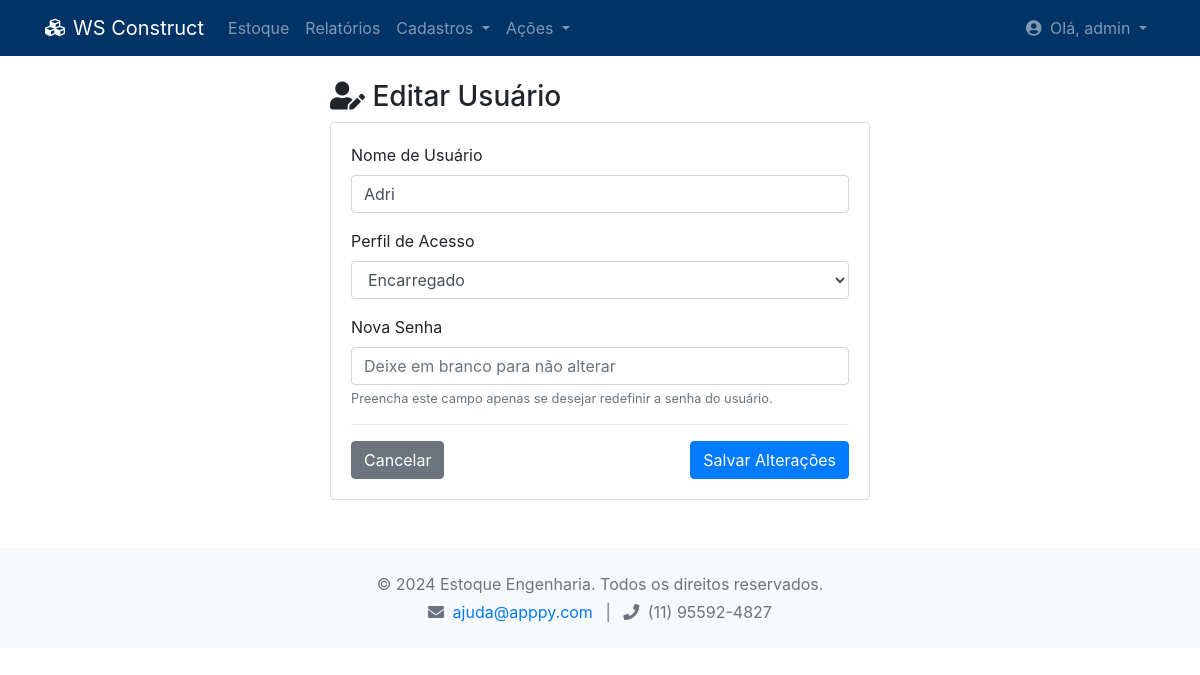
The page /admin/usuarios/editar/2 (signed in) on the database as committed earlier.
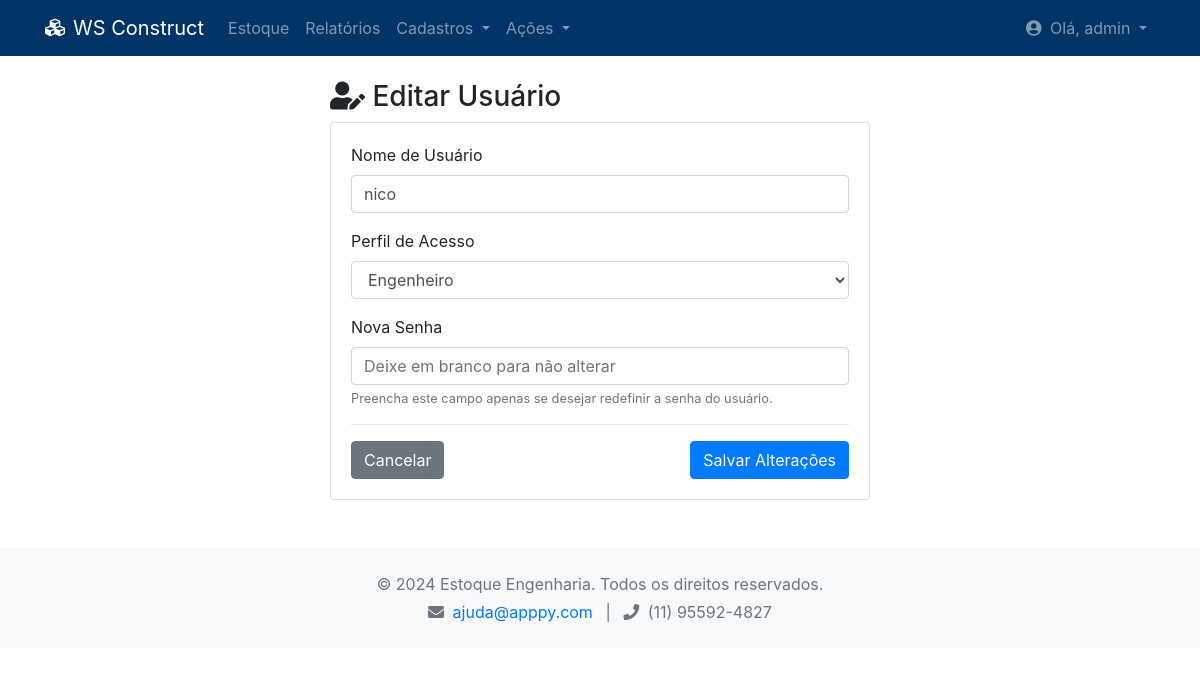
The same page on the database as committed later.
### tables this page shows
CREATE TABLE usuarios (
        id INTEGER PRIMARY KEY AUTOINCREMENT,
        username TEXT UNIQUE NOT NULL,
        password_hash TEXT NOT NULL,
        role TEXT NOT NULL CHECK(role IN ('administracao', 'engenheiro', 'encarregado', 'comercial'))
    );

### app.py (the view, shortened to what this page needs)
@app.route('/admin/usuarios/editar/<int:id>', methods=['GET', 'POST'])
def editar_usuario(id):
    usuario_sessao = session.get('usuario')
    if not usuario_sessao or usuario_sessao['role'] != 'administracao':
        flash("Acesso negado.", "danger")
        return redirect(url_for('dashboard'))
    usuario_para_editar = auth.get_usuario(id)
    if not usuario_para_editar:
        flash("Usuário não encontrado.", "warning")
        return redirect(url_for('gerenciar_usuarios'))
    perfis_disponiveis = auth.PERMISSOES.keys()
    return render_template('admin_usuario_editar.html', usuario=usuario_sessao, usuario_para_editar=usuario_para_editar, perfis=perfis_disponiveis)

### app.py (called while the page is built)
@app.context_processor
def inject_permissions():
    return dict(PERMISSOES=auth.PERMISSOES)

@app.context_processor
def inject_auth():
    return dict(auth=auth)

@app.context_processor
def inject_notifications():
    if 'usuario' in session and session['usuario']['role'] == 'administracao':
        pedidos_pendentes_count = len(pedidos.listar_pedidos_pendentes())
        return dict(pedidos_pendentes_count=pedidos_pendentes_count)
    return dict(pedidos_pendentes_count=0)

### auth.py (called while the page is built)
def get_usuario(user_id: int):
    conn = conectar_bd()
    if not conn: return None
    cursor = conn.cursor()
    cursor.execute("SELECT id, username, role FROM usuarios WHERE id = ?", (user_id,))
    usuario = cursor.fetchone()
    conn.close()
    return dict(usuario) if usuario else None

### database.py (called while the page is built)
def conectar_bd():
    try:
        conn = sqlite3.connect(DB_NAME)
        conn.row_factory = sqlite3.Row
        return conn
    except sqlite3.Error as e:
        logging.error(f"Erro ao conectar ao banco de dados: {e}")
        return None

### templates/admin_usuario_editar.html (shortened to what this page needs)
{% extends "base.html" %}
{% block content %}
    <div class="row justify-content-center">
        <div class="col-md-6">
            <h3><i class="fas fa-user-edit"></i> Editar Usuário</h3>
            <div class="card">
                <div class="card-body">
                    <form action="{{ url_for('editar_usuario', id=usuario_para_editar.id) }}" method="post">
                        <div class="form-group">
                            <label for="username">Nome de Usuário</label>
                            <input type="text" name="username" class="form-control" value="{{ usuario_para_editar.username }}" required>
                        </div>
                        <div class="form-group">
                            <label for="role">Perfil de Acesso</label>
                            <select name="role" class="form-control" required>
                                {% for perfil in perfis %}
                                <option value="{{ perfil }}" {% if perfil == usuario_para_editar.role %}selected{% endif %}>
                                    {{ perfil|capitalize }}
                                </option>
                                {% endfor %}
                            </select>
                        </div>
                        <div class="form-group">
                            <label for="password">Nova Senha</label>
                            <input type="password" name="password" class="form-control" placeholder="Deixe em branco para não alterar">
                            <small class="form-text text-muted">Preencha este campo apenas se desejar redefinir a senha do usuário.</small>
                        </div>
                        <hr>
                        <div class="d-flex justify-content-between">
                            <a href="{{ url_for('gerenciar_usuarios') }}" class="btn btn-secondary">Cancelar</a>
                            <button type="submit" class="btn btn-primary">Salvar Alterações</button>
                        </div>
                    </form>
                </div>
            </div>
        </div>
    </div>
{% endblock %}

Rows that differ between the two databases and show on the page:
changed usuarios: username "Adri" → "nico"; role "Encarregado" → "Engenheiro"
